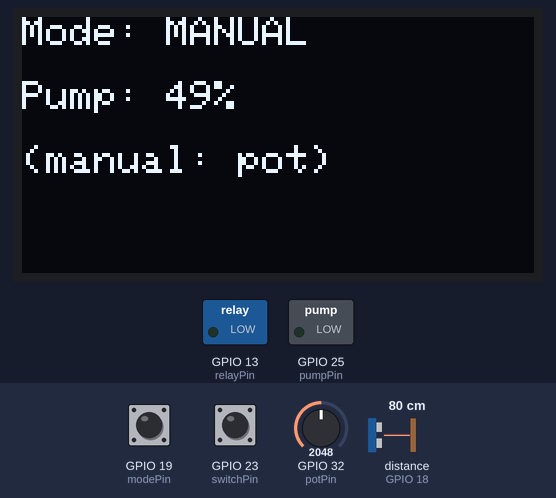
Simulated run of this sketch. Board: ESP32. Shown: 128×64 one-colour display, switched loads named in the sketch (green lamp = pin HIGH). Wiring (inferred from the names in the program): ultrasonic range finder: trigger GPIO 5; echo GPIO 18. Inputs (shaded band) come from the test bench; at power-on: GPIO 19 (modePin) HIGH, distance to the obstacle (sensor on GPIO 18) 80 cm, GPIO 23 (switchPin) HIGH, GPIO 32 (potPin) = 2048. The echo pulse lasts 58.3 µs per cm; pins used as bus, display or sensor lines are not drawn; what the sketch prints to the serial monitor is not drawn.

Above: at 1.2 s.
1.3 s: GPIO 19 (modePin) pulled LOW for 0.15 s
At 1.9 s:
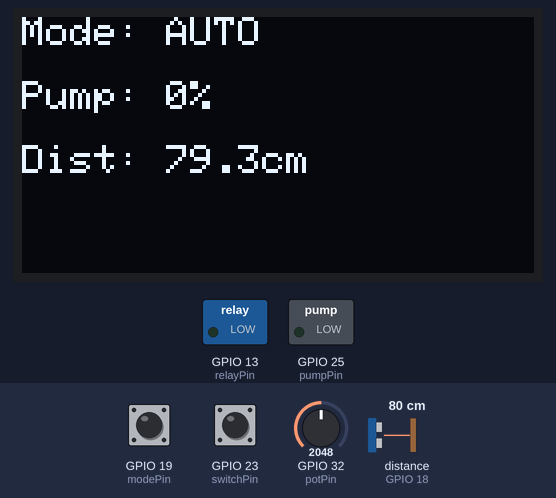
3.0 s: distance to the obstacle (sensor on GPIO 18) set to 23 cm
At 3.85 s:
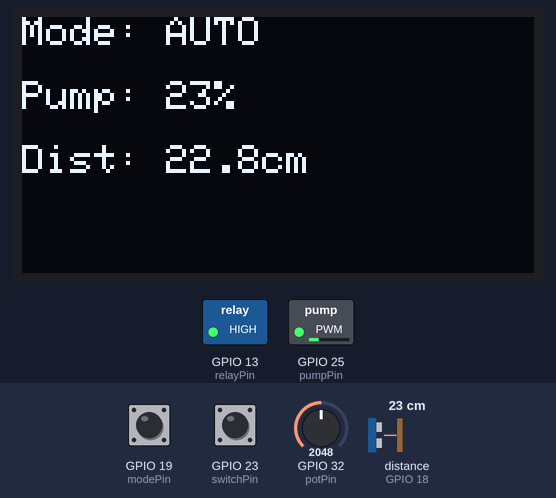
4.8 s: distance to the obstacle (sensor on GPIO 18) set to 19 cm
At 5.5 s:
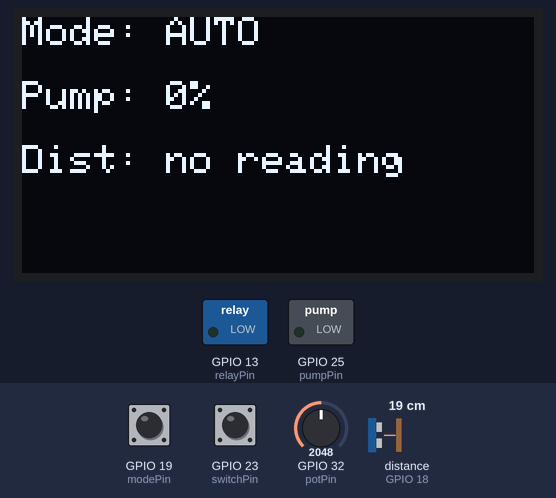
6.6 s: GPIO 19 (modePin) pulled LOW for 1 s
At 6.92 s:
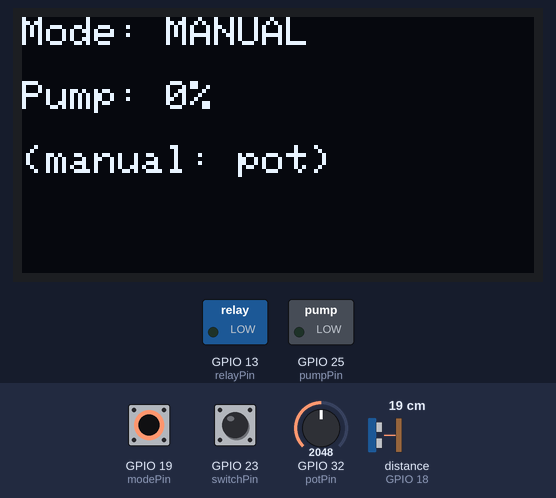
9.1 s: GPIO 23 (switchPin) pulled LOW for 0.15 s
At 10.1 s:
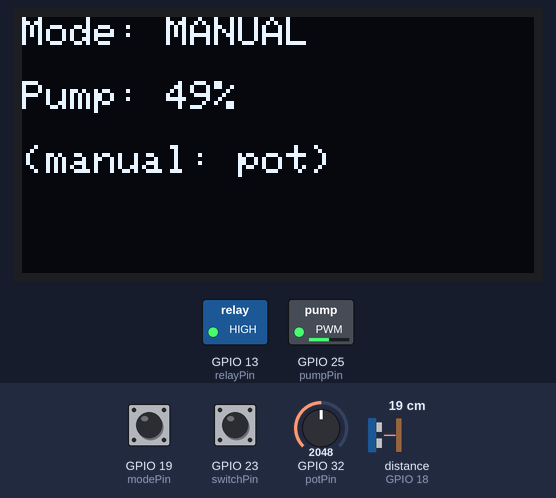
10.7 s: GPIO 32 (potPin) set to 2866
At 11.2 s:
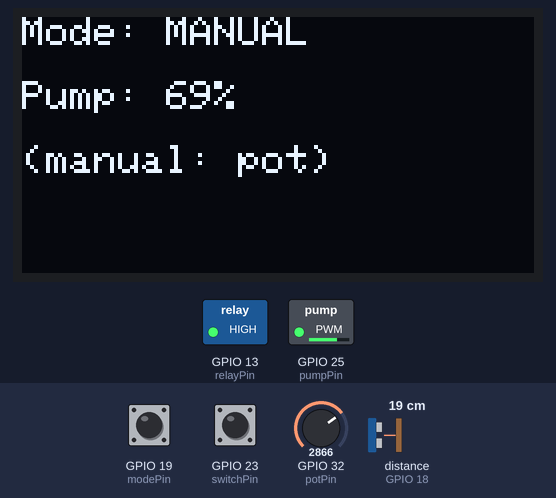
Timing chart, 0 to 13.3 s (numbered marks = the images above; inputs shaded):
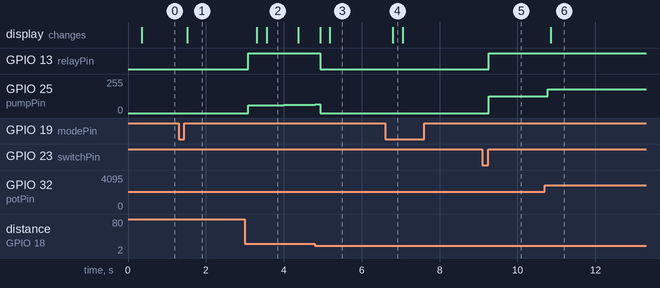

The sketch:

WaterLevelControl.ino
```cpp
/*
  Water Leak Containment Station - merged control sketch
  - Button 1 (switchPin): in MANUAL mode, toggles pump on/off
  - Button 2 (modePin): toggles between MANUAL and AUTO
  - Potentiometer: sets pump speed in MANUAL mode
  - JSN-SR04T: measures distance to water surface, drives PI control in AUTO mode
  - OLED: shows current mode + pump speed %

  NOTE: relay polarity assumed HIGH = pump enabled, matching your original code.
  If your relay module is active-LOW, swap HIGH/LOW in runManualControl() and runAutoControl().
*/

#include <Wire.h>
#include <Adafruit_GFX.h>
#include <Adafruit_SSD1306.h>

// ---------- Pins ----------
const int switchPin = 23;      // manual pump on/off toggle button (existing)
const int modePin   = 19;      // NEW: manual/auto mode toggle button -> wire to a spare GPIO + ground, same style as switchPin
const int relayPin  = 13;
const int pumpPin   = 25;      // PWM -> MOSFET gate
const int potPin    = 32;
const int trigPin   = 5;
const int echoPin   = 18;

// ---------- PWM ----------
const int pwmFreq = 5000;
const int pwmChannel = 0;
const int pwmResolution = 8; // 0-255

// ---------- OLED ----------
#define SCREEN_WIDTH 128
#define SCREEN_HEIGHT 64
Adafruit_SSD1306 display(SCREEN_WIDTH, SCREEN_HEIGHT, &Wire, -1);

// ---------- Button/mode state ----------
bool pumpOn = false;      // manual on/off state, toggled by switchPin
bool autoMode = false;    // false = manual, true = automatic

int stableSwitchState = HIGH;
int lastSwitchReading = HIGH;
unsigned long lastSwitchDebounce = 0;

int stableModeState = HIGH;
int lastModeReading = HIGH;
unsigned long lastModeDebounce = 0;

const unsigned long debounceDelay = 50;

// ---------- Ultrasonic ----------
#define SOUND_SPEED 0.034
float currentDistance = 0;
bool distanceValid = false;
unsigned long lastUltrasonicRead = 0;
const unsigned long ultrasonicInterval = 200; // ms between distance updates

// ---------- PI control (tune these on the bench) ----------
const float setpointDistance = 30.0;  // cm -- distance reading you want to trigger pumping at; measure your bucket/sensor geometry and adjust
const float hysteresis = 3.0;         // cm -- stop pumping once distance exceeds setpoint + hysteresis, prevents chatter right at the boundary
float integralError = 0;
const float Kp = 8.0;
const float Ki = 0.5;
const float integralMax = 100.0;      // anti-windup clamp

int currentDutyCycle = 0; // 0-255, shared by both modes, used for OLED %

unsigned long lastControlUpdate = 0;
const unsigned long controlInterval = 100; // ms, control loop rate

unsigned long lastDisplayUpdate = 0;
const unsigned long displayInterval = 250;

void setup() {
  Serial.begin(115200);

  pinMode(switchPin, INPUT_PULLUP);
  pinMode(modePin, INPUT_PULLUP);
  pinMode(relayPin, OUTPUT);
  pinMode(potPin, INPUT);
  pinMode(trigPin, OUTPUT);
  pinMode(echoPin, INPUT);

  digitalWrite(relayPin, LOW); // start OFF for safety -- you'll toggle it on manually or via auto mode

  ledcAttachChannel(pumpPin, pwmFreq, pwmResolution, pwmChannel);
  ledcWrite(pumpPin, 0);

  Wire.begin(); // default ESP32 I2C pins: SDA=21, SCL=22
  if (!display.begin(SSD1306_SWITCHCAPVCC, 0x3C)) {
    Serial.println("OLED init failed - check wiring/address");
  }
  display.clearDisplay();
  display.display();
}

// ---- read one ultrasonic pulse, returns -1 on timeout ----
float getSingleDistance() {
  digitalWrite(trigPin, LOW);
  delayMicroseconds(2);
  digitalWrite(trigPin, HIGH);
  delayMicroseconds(20);
  digitalWrite(trigPin, LOW);
  long duration = pulseIn(echoPin, HIGH, 26000);
  if (duration == 0) return -1.0;
  return duration * SOUND_SPEED / 2;
}

// ---- median-of-5 filtered read (same idea as your standalone sketch) ----
float readFilteredDistance() {
  float readings[5];
  int count = 0;
  for (int i = 0; i < 5; i++) {
    float d = getSingleDistance();
    if (d > 0) {
      readings[count++] = d;
    }
    delay(15); // let acoustic echoes die out between pulses
  }
  if (count == 0) return -1.0;
  for (int i = 0; i < count - 1; i++) {
    for (int j = i + 1; j < count; j++) {
      if (readings[i] > readings[j]) {
        float tmp = readings[i]; readings[i] = readings[j]; readings[j] = tmp;
      }
    }
  }
  return readings[count / 2]; // median of valid readings
}

void updateButtons() {
  // --- manual pump on/off toggle ---
  int switchReading = digitalRead(switchPin);
  if (switchReading != lastSwitchReading) {
    lastSwitchDebounce = millis();
  }
  if ((millis() - lastSwitchDebounce) > debounceDelay) {
    if (switchReading != stableSwitchState) {
      stableSwitchState = switchReading;
      if (stableSwitchState == LOW) { // pressed (active LOW, INPUT_PULLUP)
        pumpOn = !pumpOn;
      }
    }
  }
  lastSwitchReading = switchReading;

  // --- mode toggle ---
  int modeReading = digitalRead(modePin);
  if (modeReading != lastModeReading) {
    lastModeDebounce = millis();
  }
  if ((millis() - lastModeDebounce) > debounceDelay) {
    if (modeReading != stableModeState) {
      stableModeState = modeReading;
      if (stableModeState == LOW) { // pressed
        autoMode = !autoMode;
        integralError = 0; // reset PI accumulator on mode switch to avoid a stale kick
      }
    }
  }
  lastModeReading = modeReading;
}

void runManualControl() {
  int potVal = analogRead(potPin);
  int dutycycle = map(potVal, 0, 4095, 0, 255);
  currentDutyCycle = dutycycle;

  digitalWrite(relayPin, pumpOn ? HIGH : LOW);
  ledcWrite(pumpPin, pumpOn ? dutycycle : 0);
}

void runAutoControl() {
  if (!distanceValid) {
    // no good reading recently -> fail safe, pump off
    ledcWrite(pumpPin, 0);
    digitalWrite(relayPin, LOW);
    currentDutyCycle = 0;
    return;
  }

  // positive error = distance smaller than setpoint = water level HIGH = need to pump
  float error = setpointDistance - currentDistance;

  if (error > 0) {
    integralError += error * (controlInterval / 1000.0);
    integralError = constrain(integralError, 0, integralMax);

    float output = Kp * error + Ki * integralError;
    int dutycycle = constrain((int)output, 0, 255);

    digitalWrite(relayPin, HIGH);
    ledcWrite(pumpPin, dutycycle);
    currentDutyCycle = dutycycle;
  } else if (currentDistance > setpointDistance + hysteresis) {
    // level dropped comfortably below setpoint -> stop, reset integral
    integralError = 0;
    digitalWrite(relayPin, LOW);
    ledcWrite(pumpPin, 0);
    currentDutyCycle = 0;
  }
  // else: inside hysteresis band -> leave pump state as-is, avoids chatter at the boundary
}

void updateDisplay() {
  display.clearDisplay();
  display.setTextSize(1);
  display.setTextColor(SSD1306_WHITE);

  display.setCursor(0, 0);
  display.print("Mode: ");
  display.println(autoMode ? "AUTO" : "MANUAL");

  display.setCursor(0, 16);
  int percent = map(currentDutyCycle, 0, 255, 0, 100);
  display.print("Pump: ");
  display.print(percent);
  display.println("%");

  display.setCursor(0, 32);
  if (autoMode) {
    display.print("Dist: ");
    if (distanceValid) {
      display.print(currentDistance, 1);
      display.println("cm");
    } else {
      display.println("no reading");
    }
  } else {
    display.println("(manual: pot)");
  }

  display.display();
}

void loop() {
  updateButtons();

  // ultrasonic update, runs on its own interval so it doesn't block buttons/display every cycle
  if (millis() - lastUltrasonicRead >= ultrasonicInterval) {
    lastUltrasonicRead = millis();
    float d = readFilteredDistance();
    if (d > 20 && d < 450) {
      currentDistance = d;
      distanceValid = true;
    } else {
      distanceValid = false;
    }
  }

  // control update
  if (millis() - lastControlUpdate >= controlInterval) {
    lastControlUpdate = millis();
    if (autoMode) {
      runAutoControl();
    } else {
      runManualControl();
    }
  }

  // display update
  if (millis() - lastDisplayUpdate >= displayInterval) {
    lastDisplayUpdate = millis();
    updateDisplay();
  }

  // debug serial, throttled
  static unsigned long lastSerial = 0;
  if (millis() - lastSerial >= 500) {
    lastSerial = millis();
    Serial.print("Mode: "); Serial.print(autoMode ? "AUTO" : "MANUAL");
    Serial.print(" | Dist: "); Serial.print(distanceValid ? currentDistance : -1);
    Serial.print(" | Duty: "); Serial.println(currentDutyCycle);
  }
}
```

Measured:
- the behaviour switches between 21 and 20 cm on distance to the obstacle (sensor on GPIO 18) (found by bisection; images 2 and 3)
- after the input at 1.3 s, the display: changes after 0.23 s (image 1)
- after the input at 3.0 s, GPIO 13 (relayPin): LOW → HIGH after 0.09 s; GPIO 25 (pumpPin): moves from 0/255 to 63/255 over 1.4 s, starting after 0.09 s; the display: first changes after 0.31 s (image 2 shows a later state)
- after the input at 4.8 s, GPIO 13 (relayPin): HIGH → LOW after 0.13 s; the display: first changes after 0.13 s (image 3 shows a later state)
- after the input at 6.6 s, the display: changes after 0.20 s (image 4)
- after the input at 9.1 s, GPIO 13 (relayPin): LOW → HIGH after 0.16 s; GPIO 25 (pumpPin): 0/255 → 127/255 after 0.16 s
- after the input at 10.7 s, GPIO 25 (pumpPin): 127/255 → 177/255 after 0.08 s; the display: changes after 0.15 s (image 6)
